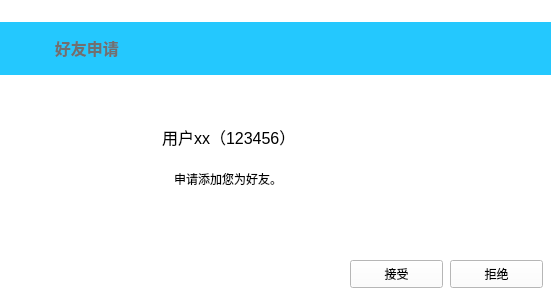
<?xml version="1.0" encoding="UTF-8"?>
<ui version="4.0">
 <class>Acceptfriend</class>
 <widget class="QWidget" name="Acceptfriend">
  <property name="geometry">
   <rect>
    <x>0</x>
    <y>0</y>
    <width>551</width>
    <height>301</height>
   </rect>
  </property>
  <property name="windowTitle">
   <string>Form</string>
  </property>
  <property name="styleSheet">
   <string notr="true">background-color: rgb(255, 255, 255);</string>
  </property>
  <widget class="QPushButton" name="acceptButton">
   <property name="geometry">
    <rect>
     <x>350</x>
     <y>260</y>
     <width>93</width>
     <height>28</height>
    </rect>
   </property>
   <property name="styleSheet">
    <string notr="true">font: 9pt &quot;幼圆&quot;;</string>
   </property>
   <property name="text">
    <string>接受</string>
   </property>
  </widget>
  <widget class="QPushButton" name="denyButton">
   <property name="geometry">
    <rect>
     <x>450</x>
     <y>260</y>
     <width>93</width>
     <height>28</height>
    </rect>
   </property>
   <property name="styleSheet">
    <string notr="true">font: 9pt &quot;幼圆&quot;;</string>
   </property>
   <property name="text">
    <string>拒绝</string>
   </property>
  </widget>
  <widget class="QLabel" name="head">
   <property name="geometry">
    <rect>
     <x>40</x>
     <y>120</y>
     <width>91</width>
     <height>91</height>
    </rect>
   </property>
   <property name="styleSheet">
    <string notr="true">border-width:0px;
border-radius:40px;
border-image: url(:/src/GUI/head/Genshin/genshin1.jpg);
border-style:solid;
border-color: rgb(255, 255, 255);
</string>
   </property>
   <property name="text">
    <string/>
   </property>
   <property name="pixmap">
    <pixmap>:/image/toolicon/pokemon-trainer.png</pixmap>
   </property>
   <property name="scaledContents">
    <bool>true</bool>
   </property>
  </widget>
  <widget class="QTextEdit" name="msg">
   <property name="geometry">
    <rect>
     <x>170</x>
     <y>166</y>
     <width>341</width>
     <height>41</height>
    </rect>
   </property>
   <property name="styleSheet">
    <string notr="true">border:none;
</string>
   </property>
   <property name="html">
    <string>&lt;!DOCTYPE HTML PUBLIC &quot;-//W3C//DTD HTML 4.0//EN&quot; &quot;http://www.w3.org/TR/REC-html40/strict.dtd&quot;&gt;
&lt;html&gt;&lt;head&gt;&lt;meta name=&quot;qrichtext&quot; content=&quot;1&quot; /&gt;&lt;style type=&quot;text/css&quot;&gt;
p, li { white-space: pre-wrap; }
&lt;/style&gt;&lt;/head&gt;&lt;body style=&quot; font-family:'SimSun'; font-size:9pt; font-weight:400; font-style:normal;&quot;&gt;
&lt;p style=&quot; margin-top:0px; margin-bottom:0px; margin-left:0px; margin-right:0px; -qt-block-indent:0; text-indent:0px;&quot;&gt;申请添加您为好友。&lt;/p&gt;&lt;/body&gt;&lt;/html&gt;</string>
   </property>
  </widget>
  <widget class="QWidget" name="title" native="true">
   <property name="geometry">
    <rect>
     <x>0</x>
     <y>20</y>
     <width>551</width>
     <height>55</height>
    </rect>
   </property>
   <property name="styleSheet">
    <string notr="true">background-color: rgb(36, 200, 254);</string>
   </property>
   <layout class="QHBoxLayout" name="horizontalLayout">
    <item>
     <widget class="QLabel" name="label_2">
      <property name="sizePolicy">
       <sizepolicy hsizetype="Preferred" vsizetype="Preferred">
        <horstretch>0</horstretch>
        <verstretch>0</verstretch>
       </sizepolicy>
      </property>
      <property name="minimumSize">
       <size>
        <width>41</width>
        <height>41</height>
       </size>
      </property>
      <property name="maximumSize">
       <size>
        <width>41</width>
        <height>41</height>
       </size>
      </property>
      <property name="styleSheet">
       <string notr="true">border-image: url(:/src/GUI/icon/addFriend.png);</string>
      </property>
      <property name="text">
       <string/>
      </property>
      <property name="pixmap">
       <pixmap>:/image/toolicon/ball.png</pixmap>
      </property>
      <property name="scaledContents">
       <bool>true</bool>
      </property>
     </widget>
    </item>
    <item>
     <widget class="QLabel" name="label">
      <property name="sizePolicy">
       <sizepolicy hsizetype="Preferred" vsizetype="Preferred">
        <horstretch>0</horstretch>
        <verstretch>0</verstretch>
       </sizepolicy>
      </property>
      <property name="font">
       <font>
        <family>Roboto</family>
        <pointsize>12</pointsize>
        <weight>75</weight>
        <bold>true</bold>
       </font>
      </property>
      <property name="styleSheet">
       <string notr="true">color: rgb(112, 112, 112);
border:none;</string>
      </property>
      <property name="text">
       <string>  好友申请</string>
      </property>
      <property name="alignment">
       <set>Qt::AlignLeading|Qt::AlignLeft|Qt::AlignVCenter</set>
      </property>
      <property name="margin">
       <number>0</number>
      </property>
     </widget>
    </item>
   </layout>
  </widget>
  <widget class="QLineEdit" name="usernameLabel">
   <property name="geometry">
    <rect>
     <x>160</x>
     <y>130</y>
     <width>351</width>
     <height>21</height>
    </rect>
   </property>
   <property name="font">
    <font>
     <pointsize>12</pointsize>
    </font>
   </property>
   <property name="styleSheet">
    <string notr="true">border:none;
</string>
   </property>
   <property name="text">
    <string>用户xx（123456）</string>
   </property>
  </widget>
  <widget class="QWidget" name="widget" native="true">
   <property name="geometry">
    <rect>
     <x>0</x>
     <y>0</y>
     <width>551</width>
     <height>22</height>
    </rect>
   </property>
   <layout class="QHBoxLayout" name="horizontalLayout_5">
    <property name="leftMargin">
     <number>0</number>
    </property>
    <property name="topMargin">
     <number>0</number>
    </property>
    <property name="rightMargin">
     <number>0</number>
    </property>
    <property name="bottomMargin">
     <number>0</number>
    </property>
    <item>
     <spacer name="horizontalSpacer">
      <property name="font">
       <font>
        <family>Roboto</family>
        <pointsize>10</pointsize>
       </font>
      </property>
      <property name="orientation">
       <enum>Qt::Horizontal</enum>
      </property>
      <property name="sizeType">
       <enum>QSizePolicy::Fixed</enum>
      </property>
      <property name="sizeHint" stdset="0">
       <size>
        <width>9</width>
        <height>20</height>
       </size>
      </property>
     </spacer>
    </item>
    <item>
     <widget class="QPushButton" name="closeButton">
      <property name="minimumSize">
       <size>
        <width>16</width>
        <height>16</height>
       </size>
      </property>
      <property name="maximumSize">
       <size>
        <width>16</width>
        <height>16</height>
       </size>
      </property>
      <property name="font">
       <font>
        <family>Roboto</family>
        <pointsize>10</pointsize>
       </font>
      </property>
      <property name="styleSheet">
       <string notr="true">QPushButton{
    image: url(:/src/GUI/close.png);
    border-style: outset;
}
QPushButton:hover{
    image: url(:/src/GUI/close_hover.png);
    border-style: outset;
}
QPushButton:pressed{
    image: url(:/src/GUI/close_hover.png);
    border-style: outset;
}
</string>
      </property>
      <property name="text">
       <string/>
      </property>
     </widget>
    </item>
    <item>
     <widget class="QPushButton" name="minimizeButton">
      <property name="minimumSize">
       <size>
        <width>16</width>
        <height>16</height>
       </size>
      </property>
      <property name="maximumSize">
       <size>
        <width>16</width>
        <height>16</height>
       </size>
      </property>
      <property name="font">
       <font>
        <family>Roboto</family>
        <pointsize>10</pointsize>
       </font>
      </property>
      <property name="styleSheet">
       <string notr="true">QPushButton{
    image: url(:/src/GUI/min.png);
    border-style: outset;
        border: none;
}
QPushButton:hover{
    image: url(:/src/GUI/min_hover.png);
    border-style: outset;
        border: none;
}
QPushButton:pressed{
    image: url(:/src/GUI/min_hover.png);
    border-style: outset;
        border: none;
}
</string>
      </property>
      <property name="text">
       <string/>
      </property>
     </widget>
    </item>
    <item>
     <spacer name="horizontalSpacer_2">
      <property name="font">
       <font>
        <family>Roboto</family>
        <pointsize>10</pointsize>
       </font>
      </property>
      <property name="orientation">
       <enum>Qt::Horizontal</enum>
      </property>
      <property name="sizeHint" stdset="0">
       <size>
        <width>40</width>
        <height>20</height>
       </size>
      </property>
     </spacer>
    </item>
   </layout>
  </widget>
 </widget>
 <resources/>
 <connections/>
</ui>
